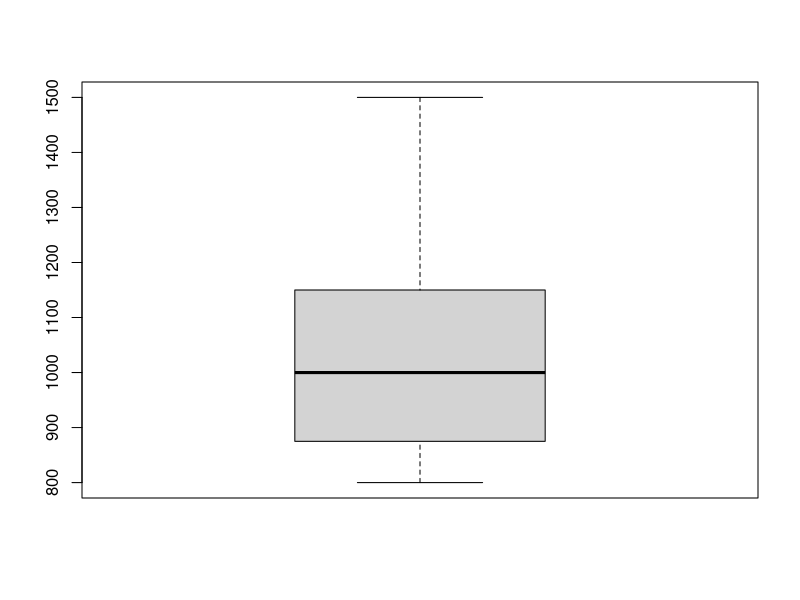
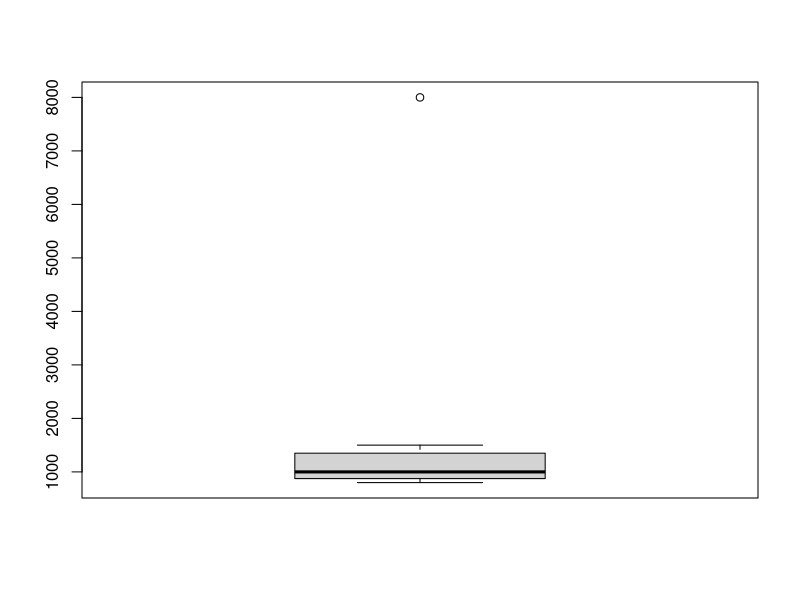

Generate these figures, in order, with R:
desarrolladores1 <- c(800, 1000, 1200, 1500, 900, 1500, 1100, 800, 850, 900, 1100)
desarrolladores2 <- c(800, 1000, 1200, 1500, 900, 1500, 1100, 800, 850, 900, 8000)

mean(desarrolladores1, na.rm=TRUE)
var(desarrolladores1, na.rm=TRUE)
sd(desarrolladores1, na.rm=TRUE)

mean(desarrolladores2, na.rm=TRUE)
var(desarrolladores2, na.rm=TRUE)
sd(desarrolladores2, na.rm=TRUE)

boxplot(desarrolladores1)
boxplot(desarrolladores2)
